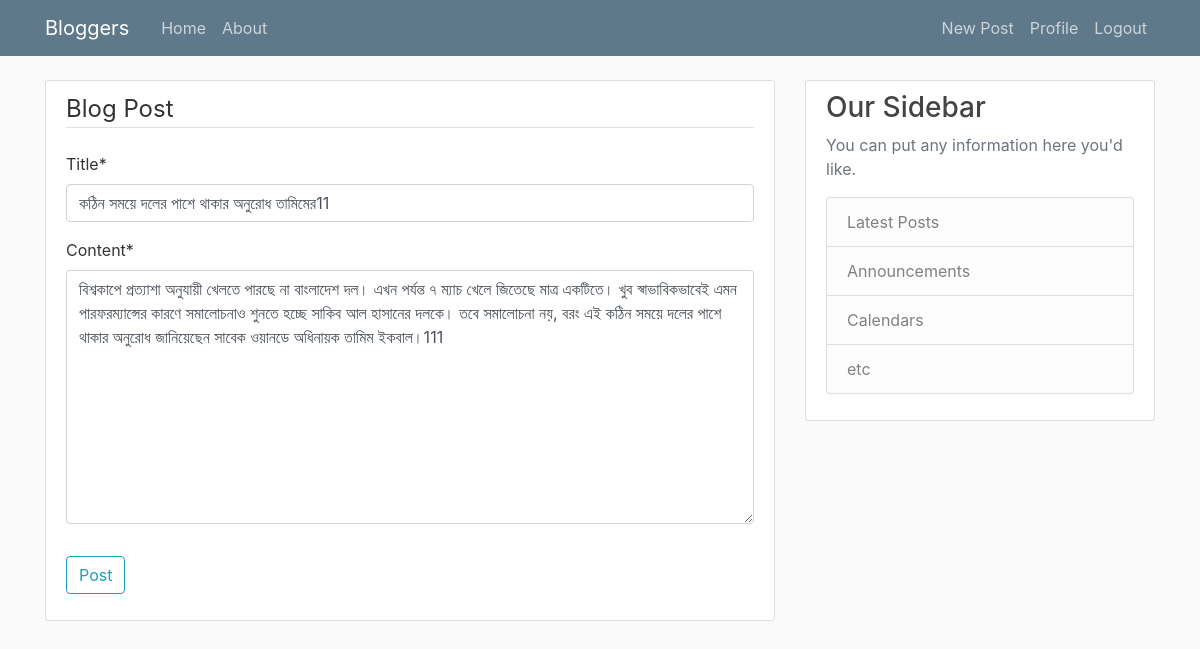
Screenshot of /post/3/update/ (signed in) with the database file from the repository.
### blog/models.py (models this page shows, shortened)
class Post(models.Model):
    title = models.CharField(max_length=150)
    content = models.TextField()
    date_posted = models.DateTimeField(default=timezone.now)
    author = models.ForeignKey(User, on_delete=models.CASCADE)

### blog/views.py (the view, shortened to what this page needs)
# urls.py: path('post/<int:pk>/update/', PostUpdateView.as_view(), name="post-update"),
class PostUpdateView(UserPassesTestMixin, UpdateView):
    model = Post
    fields = ['title', 'content']
    def test_func(self):
        post = self.get_object()
        if self.request.user == post.author:
            return True
        return False

### blog/templates/blog/post_form.html (shortened to what this page needs)
{% extends "blog/base.html" %}
{% load crispy_forms_tags %}
{% block content %}
<div class="content-section">
    <form method="POST">
        <fieldset class="form-group">
            <legend class="border-bottom mb-4">Blog Post</legend>
            {{ form|crispy }}
        </fieldset>
        <div class="form-group">
            <button class="btn btn-outline-info" type="submit">Post</button>
        </div>
    </form>
</div>
{% endblock %}

### blog/static/blog/main.css (style rules this page uses)
body { background: #fafafa; color: #333333; margin-top: 5rem; }
.content-section { background: #ffffff; padding: 10px 20px; border: 1px solid #dddddd; border-radius: 3px; margin-bottom: 20px; }

### rows the page displays
Post: title "কঠিন সময়ে দলের পাশে থাকার অনুরোধ তামিমের11", content "বিশ্বকাপে প্রত্যাশা অনুযায়ী খেলতে পারছে না বাংলাদেশ দল। এখন পর্যন্ত ৭ ম্যাচ খেলে জিতেছে মাত্র একটিতে। খুব স্বাভাবিকভাবেই এমন পারফরম্যান্সের কারণে সমালোচনাও শুনতে হচ্ছে সাকিব আল হাসানের দলকে। তবে সমালোচনা নয়, বরং এই কঠিন সময়ে দলের পাশে থাকার অনুরোধ জানিয়েছেন সাবেক ওয়ানডে অধিনায়ক তামিম ইকবাল।111"
